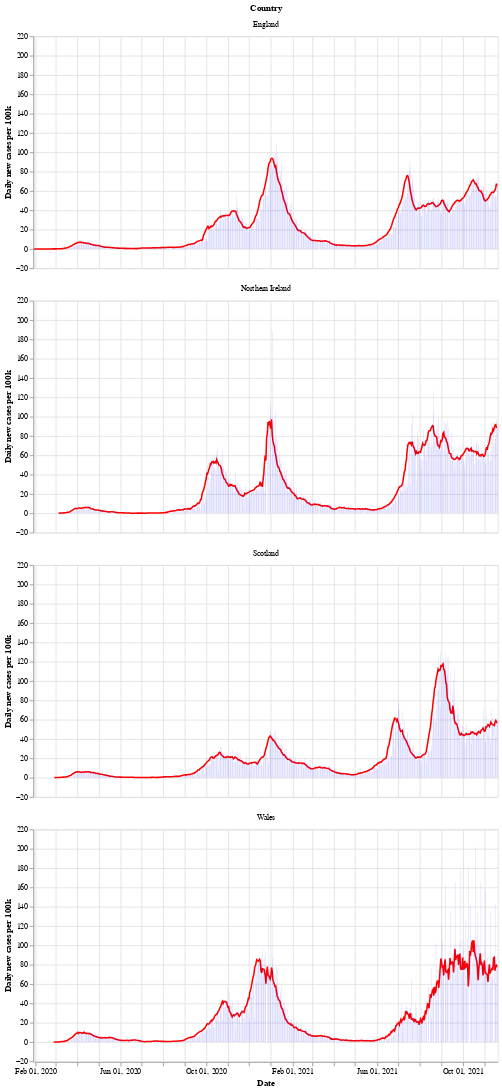

Notebook code for this chart:
### Markdown cell above
Next is a bar chart of the number of new cases in each country (per 100k population), with the 7 day moving average of cases. Again we see that Wales saw a longer period of raising and falling cases compared to the other countries.

After a period of cases falling, each nation is now seeing a rise in the number of cases - especially in Wales.

### Code cell
# collapse
bars = alt.Chart(uk_cases).mark_bar().encode(
    x=alt.X("yearmonthdate(date):T", axis=alt.Axis(title='Date')),
    y=alt.Y("newCasesRate:Q", axis=alt.Axis(title='Daily new cases per 100k')),
    tooltip='newCasesRate',
    color=alt.condition(
        alt.datum.dailyChange > 0,
        alt.value("orange"),  # The positive color
        alt.value("blue")  # The negative color
    )
).properties(title='New cases per 100k population with rolling 7 day average', width=600).interactive()
line = alt.Chart(uk_cases).mark_line(
    color='red',
    size=2,
).transform_window(
    rolling_mean='mean(newCasesRate)',
    frame=[0, 7],
    groupby=['areaName']
).encode(
    x='yearmonthdate(date):T',
    y='rolling_mean:Q'
)
alt.layer(line, bars, data=uk_cases).facet(alt.Row('areaName', title='Country'), columns=1)

### Figure 1 — Vega-Lite specification as saved in the notebook (floating-point values rounded to 4 significant figures; data arrays with more than 128 entries replaced by an {"elided": "..."} marker saying what was removed)
{"config": {"view": {"continuousWidth": 400, "continuousHeight": 300}}, "data": {"name": "data-4551529ccf85b7fa079e4ffc198ecb87"}, "facet": {"type": "nominal", "field": "areaName", "title": "Country"}, "spec": {"layer": [{"mark": {"type": "line", "color": "red", "size": 2}, "encoding": {"x": {"type": "temporal", "field": "date", "timeUnit": "yearmonthdate"}, "y": {"type": "quantitative", "field": "rolling_mean"}}, "transform": [{"window": [{"op": "mean", "field": "newCasesRate", "as": "rolling_mean"}], "frame": [0, 7], "groupby": ["areaName"]}]}, {"mark": "bar", "encoding": {"color": {"condition": {"value": "orange", "test": "(datum.dailyChange > 0)"}, "value": "blue"}, "tooltip": {"type": "quantitative", "field": "newCasesRate"}, "x": {"type": "temporal", "axis": {"title": "Date"}, "field": "date", "timeUnit": "yearmonthdate"}, "y": {"type": "quantitative", "axis": {"title": "Daily new cases per 100k"}, "field": "newCasesRate"}}, "selection": {"selector002": {"type": "interval", "bind": "scales", "encodings": ["x", "y"]}}, "title": "New cases per 100k population with rolling 7 day average", "width": 600}]}, "columns": 1, "$schema": "https://vega.github.io/schema/vega-lite/v4.8.1.json", "datasets": {"data-4551529ccf85b7fa079e4ffc198ecb87": {"elided": "2548 records"}}}
